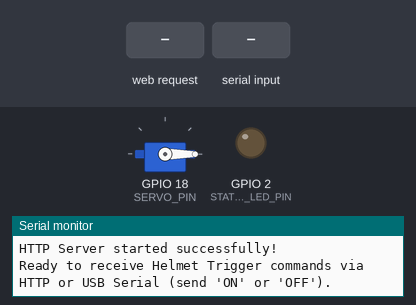
Recording of a sketch running on a simulated ESP32. Parts: servo, output pins drawn as LEDs (lit = HIGH), the last lines printed to the serial monitor. The test bench sets the inputs (shaded band).

Above: at 1.7 s.
1.8 s: HTTP request GET /trigger?state=on received
At 2.7 s:
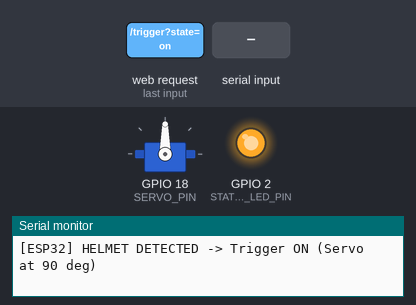
3.3 s: "off\n" received over Serial
At 3.8 s:
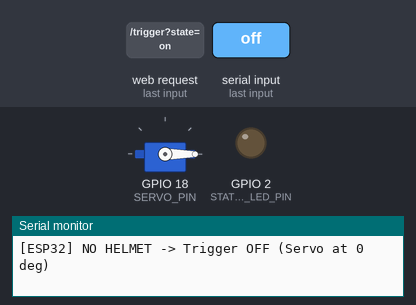
4.8 s: HTTP request GET /trigger?state=1 received
At 6.0 s:
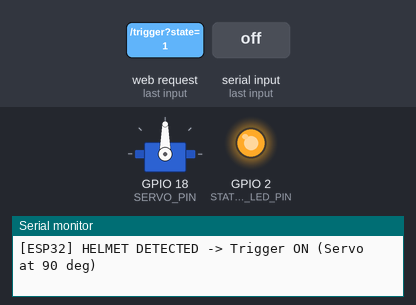
6.3 s: HTTP request GET /trigger?state=off received
At 7.3 s:
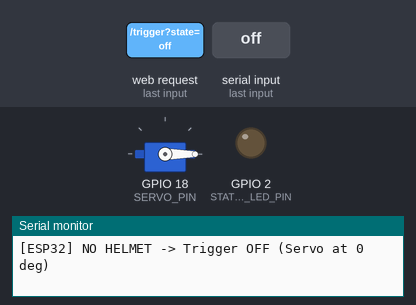
Timing chart, 0 to 8.8 s (numbered marks = the images above; inputs shaded):
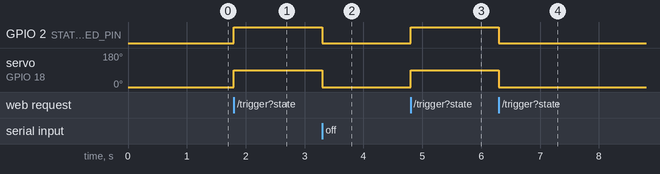

The sketch:

esp32_firmware.ino
```cpp
#include <WiFi.h>
#include <WebServer.h>
#include <ESP32Servo.h>

// ======================== PIN DEFINITIONS ========================
const int SERVO_PIN = 18;          // TowerPro MG90S PWM Control Pin
const int STATUS_LED_PIN = 2;       // On-board Blue LED (GPIO 2)

// ======================== SERVO SETTINGS ========================
Servo helmetServo;
const int SERVO_OFF_ANGLE = 0;     // No Helmet detected (Switch OFF)
const int SERVO_ON_ANGLE = 90;     // Helmet detected (Switch ON)
int currentServoAngle = SERVO_OFF_ANGLE;

// ======================== WIFI CONFIG ========================
// Mode 1: Access Point (AP) mode - ESP32 hosts its own WiFi network
// Phone or PC connects directly to this WiFi. No router required!
const char* ap_ssid = "SmartHelmet_AP";
const char* ap_pass = "helmet1234";

// Optional: Station Mode (Uncomment & fill if you want ESP32 to join home router)
// const char* sta_ssid = "YOUR_WIFI_SSID";
// const char* sta_pass = "YOUR_WIFI_PASSWORD";

WebServer server(80);

// ======================== HELPER FUNCTIONS ========================
void setServoState(bool helmetDetected) {
  if (helmetDetected) {
    currentServoAngle = SERVO_ON_ANGLE;
    helmetServo.write(SERVO_ON_ANGLE);
    digitalWrite(STATUS_LED_PIN, HIGH);
    Serial.println("[ESP32] HELMET DETECTED -> Trigger ON (Servo at 90 deg)");
  } else {
    currentServoAngle = SERVO_OFF_ANGLE;
    helmetServo.write(SERVO_OFF_ANGLE);
    digitalWrite(STATUS_LED_PIN, LOW);
    Serial.println("[ESP32] NO HELMET -> Trigger OFF (Servo at 0 deg)");
  }
}

// Enable CORS headers so Web App / Android WebView can make AJAX requests freely
void sendCORSHeaders() {
  server.sendHeader("Access-Control-Allow-Origin", "*");
  server.sendHeader("Access-Control-Allow-Methods", "GET, POST, OPTIONS");
  server.sendHeader("Access-Control-Allow-Headers", "*");
}

void handleOptions() {
  sendCORSHeaders();
  server.send(204);
}

void handleTrigger() {
  sendCORSHeaders();
  if (server.hasArg("state")) {
    String state = server.arg("state");
    state.toLowerCase();
    if (state == "on" || state == "1" || state == "helmet") {
      setServoState(true);
      server.send(200, "application/json", "{\"status\":\"success\",\"trigger\":\"ON\",\"angle\":" + String(currentServoAngle) + "}");
      return;
    } else if (state == "off" || state == "0" || state == "no_helmet") {
      setServoState(false);
      server.send(200, "application/json", "{\"status\":\"success\",\"trigger\":\"OFF\",\"angle\":" + String(currentServoAngle) + "}");
      return;
    }
  }
  server.send(400, "application/json", "{\"error\":\"Missing or invalid 'state' argument. Use state=on or state=off\"}");
}

void handleStatus() {
  sendCORSHeaders();
  String json = "{\"device\":\"Smart_Safety_Helmet_ESP32\",";
  json += "\"pin\":" + String(SERVO_PIN) + ",";
  json += "\"servo_angle\":" + String(currentServoAngle) + ",";
  json += "\"status\":\"" + String(currentServoAngle == SERVO_ON_ANGLE ? "HELMET_ON" : "HELMET_OFF") + "\"}";
  server.send(200, "application/json", json);
}

void handleRoot() {
  sendCORSHeaders();
  String html = "<!DOCTYPE html><html><head><title>ESP32 Helmet Servo Controller</title>";
  html += "<meta name='viewport' content='width=device-width, initial-scale=1'>";
  html += "<style>body{font-family:sans-serif;text-align:center;padding:20px;background:#0f172a;color:#f8fafc;}";
  html += ".btn{padding:15px 30px;font-size:18px;margin:10px;border-radius:8px;border:none;cursor:pointer;font-weight:bold;}";
  html += ".btn-on{background:#22c55e;color:white;}.btn-off{background:#ef4444;color:white;}</style></head><body>";
  html += "<h2>Smart Helmet ESP32 Trigger Hub</h2>";
  html += "<p>MG90S Servo Pin: <b>GPIO 18</b></p>";
  html += "<p>Current Angle: <b>" + String(currentServoAngle) + "&deg;</b></p>";
  html += "<a href='/trigger?state=on'><button class='btn btn-on'>TEST ON (90&deg;)</button></a>";
  html += "<a href='/trigger?state=off'><button class='btn btn-off'>TEST OFF (0&deg;)</button></a>";
  html += "</body></html>";
  server.send(200, "text/html", html);
}

void setup() {
  Serial.begin(115200);
  delay(500);
  Serial.println("\n--- Smart Safety Helmet ESP32 Controller Booting ---");

  pinMode(STATUS_LED_PIN, OUTPUT);
  digitalWrite(STATUS_LED_PIN, LOW);

  // Initialize Servo
  // Standard TowerPro MG90S 50Hz, 500us to 2400us pulse
  helmetServo.setPeriodHertz(50);
  helmetServo.attach(SERVO_PIN, 500, 2400);
  helmetServo.write(SERVO_OFF_ANGLE);

  // Setup WiFi Access Point Mode
  WiFi.mode(WIFI_AP);
  WiFi.softAP(ap_ssid, ap_pass);
  IPAddress IP = WiFi.softAPIP();

  Serial.print("ESP32 AP SSID: ");
  Serial.println(ap_ssid);
  Serial.print("ESP32 AP IP Address: ");
  Serial.println(IP); // Typically 192.168.4.1

  // Web Server Routes
  server.on("/", HTTP_GET, handleRoot);
  server.on("/trigger", HTTP_GET, handleTrigger);
  server.on("/trigger", HTTP_OPTIONS, handleOptions);
  server.on("/status", HTTP_GET, handleStatus);
  server.on("/status", HTTP_OPTIONS, handleOptions);

  server.begin();
  Serial.println("HTTP Server started successfully!");
  Serial.println("Ready to receive Helmet Trigger commands via HTTP or USB Serial (send 'ON' or 'OFF').\n");
}

void loop() {
  server.handleClient();

  // Also support USB Serial direct triggers!
  if (Serial.available() > 0) {
    String cmd = Serial.readStringUntil('\n');
    cmd.trim();
    cmd.toUpperCase();
    if (cmd == "ON" || cmd == "HELMET") {
      setServoState(true);
    } else if (cmd == "OFF" || cmd == "NO_HELMET") {
      setServoState(false);
    }
  }
}
```

Measured:
- after the input at 1.8 s, GPIO 2 (STATUS_LED_PIN): LOW → HIGH at once; servo on GPIO 18 (SERVO_PIN): 0° → 90° at once
- after the input at 3.3 s, GPIO 2 (STATUS_LED_PIN): HIGH → LOW at once; servo on GPIO 18 (SERVO_PIN): 90° → 0° at once
- after the input at 4.8 s, GPIO 2 (STATUS_LED_PIN): LOW → HIGH at once; servo on GPIO 18 (SERVO_PIN): 0° → 90° at once
- after the input at 6.3 s, GPIO 2 (STATUS_LED_PIN): HIGH → LOW at once; servo on GPIO 18 (SERVO_PIN): 90° → 0° at once
